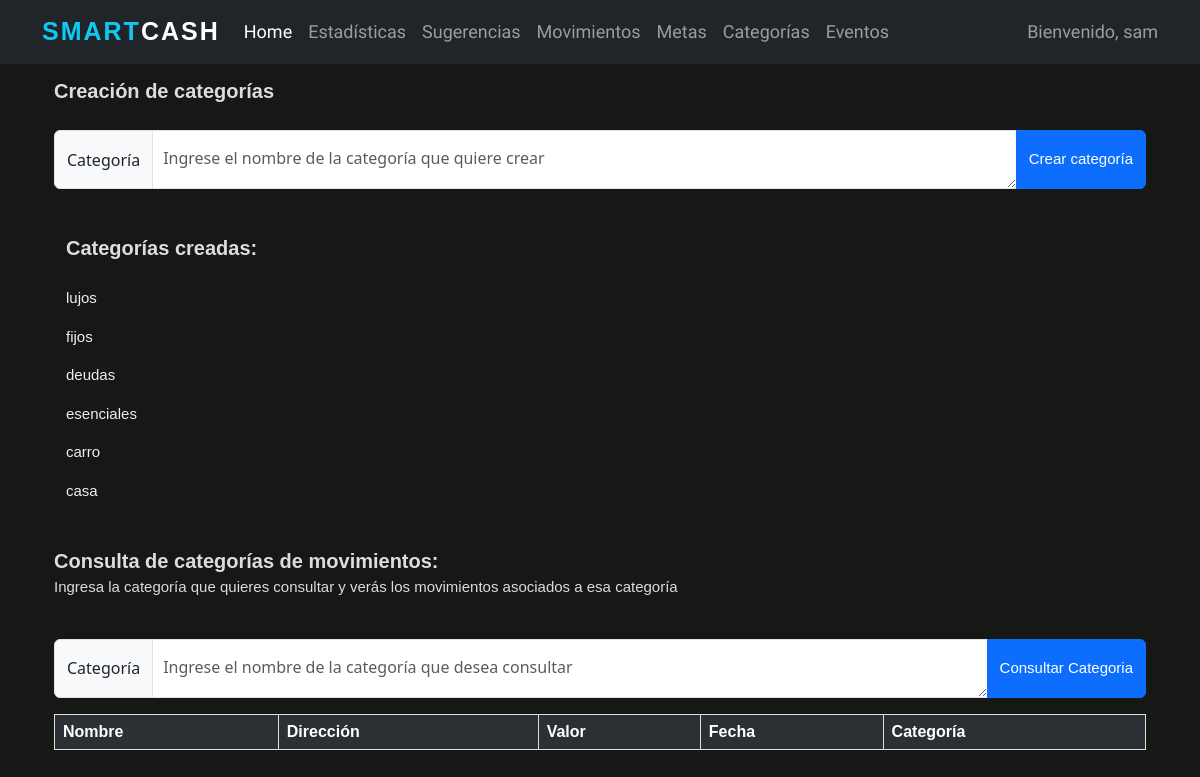
Screenshot of /categories/ (signed in) with the database file from the repository.
### wallet/models.py (models this page shows, shortened)
class Categoria(models.Model):
    nombre = models.CharField(max_length=50)
    usuario = models.ForeignKey(User, on_delete=models.CASCADE)

### wallet/views.py (the view)
# urls.py: path('categories/', wallet_views.categories, name='categories'),
def categories(request):
    created = None
    connection.current_user = request.user
    category = request.GET.get('category')
    category_to_create = request.GET.get('category_to_create')
    if category_to_create:
        created = connection.create_category(category_to_create, request.user)
    matches = mov.consult_category(category, request.user)
    user_categories = [category.nombre for category in connection.search_user_categories(request.user)]
    return render(request, 'registration/categories.html',
                  {'category': category, 'matches': matches, 'created': created, 'user_categories': user_categories})

### wallet/connection.py (called while the page is built)
def search_user_categories(user):
    user_categories = Categoria.objects.all().filter(usuario=user)
    return user_categories

### wallet/movements.py (called while the page is built)
def consult_category(category, user):
    if not category:
        return
    movements = connection.search_movement_category(category, user)
    return movements

### wallet/templates/registration/categories.html (shortened to what this page needs)
{% extends 'base.html' %}
{% load static %}
{% block content %}
<br><br><br>
<form action="">
    <div class="container">
        <div id="movimientos" class="form-text">Creación de categorías</div>
        <br>
        <form action="">
            <div class="input-group">
                <span class="input-group-text mb-3">Categoría</span>
                <textarea class="form-control mb-3" aria-label="With textarea"
                          placeholder="Ingrese el nombre de la categoría que quiere crear"
                          name="category_to_create"></textarea>
                <button type="submit" class="btn btn-primary mb-3">Crear categoría</button>
            </div>
            <div class="container">
                <br>
                <div id="movimientos" class="form-text">Categorías creadas:</div>
                <br>
                {% for category in user_categories %}
                <p id="categorias">{{ category }}</p>
                {% endfor %}
            </div>
        </form>
    </div>
    <br>
</form>
<form action="">
    <div class="container">
        <div id="movimientos" class="form-text">Consulta de categorías de movimientos:</div>
        <p id="Ingresa">Ingresa la categoría que quieres consultar y verás
            los movimientos asociados a esa categoría</p>
        <br>
        <form action="">
            <div class="input-group">
                <span class="input-group-text mb-3">Categoría</span>
                <textarea class="form-control mb-3" aria-label="With textarea"
                          placeholder="Ingrese el nombre de la categoría que desea consultar"
                          name="category"></textarea>
                <button type="submit" class="btn btn-primary mb-3"> Consultar Categoria</button>
            </div>
        </form>
        <table class="table table-striped table-dark">
            <tr>
                <th>Nombre</th>
                <th>Dirección</th>
                <th>Valor</th>
                <th>Fecha</th>
                <th>Categoría</th>
            </tr>
        </table>
    </div>
    <br>
</form>
{% endblock content %}

### smartcash/templates/base.html (shortened to what this page needs)
{% load static %}
<html lang="en">
<head>
    <link href="https://cdn.jsdelivr.net/npm/bootstrap@5.3.0-alpha1/dist/css/bootstrap.min.css" rel="stylesheet"
>
    <link rel="stylesheet" href="https://cdn.jsdelivr.net/npm/bootstrap-icons@1.7.2/font/bootstrap-icons.css">
    <link rel="stylesheet" type="text/css" href="{% static 'css/style.css' %}"/>
</head>
<body>
    <nav class="navbar navbar-expand-lg navbar-dark bg-dark fixed-top">
        <div class="container">
            <a href="{% url 'home' %}" class="navbar-brand"> <span class="text-info">Smart</span>Cash</a>
            <div class="collapse navbar-collapse" id="navbarText">
                <ul class="navbar-nav me-auto mb-2 mb-lg-0">
                    <li class="nav-item">
                        <a class="nav-link active" aria-current="page" href="{% url 'home' %}">Home</a>
                    </li>
                    <li class="nav-item">
                        <a class="nav-link" href="{% url 'statistics' %}">Estadísticas</a>
                    </li>
                    <li class="nav-item">
                        <a class="nav-link" href="{% url 'suggestions' %}">Sugerencias</a>
                    </li>
                    <li class="nav-item">
                        <a class="nav-link" href="{% url 'movements' %}">Movimientos</a>
                    </li>
                    <li class="nav-item">
                        <a class="nav-link" href="{% url 'goals' %}">Metas</a>
                    </li>
                    <li class="nav-item">
                        <a class="nav-link" href="{% url 'categories' %}">Categorías</a>
                    </li>
                    <li class="nav-item">
                        <a class="nav-link" href="{% url 'events' %}">Eventos</a>
                    </li>
                </ul>
                <span id="bienvenida" class="navbar-text">
					Bienvenido, {{ user.username }}
				</span>
            </div>
        </div>
</nav>
<div class="container">
    {% block content %}
    {% endblock content %}
</div>
</body>
</html>

### static/css/style.css (style rules this page uses)
#bienvenida { font-family: 'Roboto Condensed', sans-serif; font-size: 18px; }
#categorias { font-family:'Lucida Sans', 'Lucida Sans Regular', 'Lucida Grande', 'Lucida Sans Unicode', Geneva, Verdana, sans-serif; font-size: 15px; color: rgb(238, 238, 238); }
#Ingresa { font-family:'Lucida Sans', 'Lucida Sans Regular', 'Lucida Grande', 'Lucida Sans Unicode', Geneva, Verdana, sans-serif; font-size: 15px; color: rgb(220, 220, 220); }
#movimientos { font-family:'Lucida Sans', 'Lucida Sans Regular', 'Lucida Grande', 'Lucida Sans Unicode', Geneva, Verdana, sans-serif; color: rgb(221, 221, 221); font-weight: bold; font-size: 20px; }
table { border-collapse: collapse; width: 100%; }
td, th { border: 1px solid #dddddd; text-align: left; padding: 8px; color: white; }
th { font-family:'Lucida Sans', 'Lucida Sans Regular', 'Lucida Grande', 'Lucida Sans Unicode', Geneva, Verdana, sans-serif; }
.form-control { height: 59px; padding: 15px 10; box-sizing: border-box; }
.form-text { font-family: 'Roboto Condensed', sans-serif; color: white; }
.btn { font-family:'Lucida Sans', 'Lucida Sans Regular', 'Lucida Grande', 'Lucida Sans Unicode', Geneva, Verdana, sans-serif; font-size: 15px; }
p { font-family: 'Roboto Condensed', sans-serif; font-size: 17px; }
body { background: #161815; }
.navbar-nav a { font-family: 'Roboto Condensed', sans-serif; font-size: 18px; }
.navbar-dark .navbar-brand { font-family:'Franklin Gothic Medium', 'Arial Narrow', Arial, sans-serif; color: #fff; font-size: 25px; text-transform: uppercase; font-weight: bold; letter-spacing: 2px; }

### rows the page displays
Categoria: user_categories "lujos"
Categoria: user_categories "fijos"
Categoria: user_categories "deudas"
Categoria: user_categories "esenciales"
Categoria: user_categories "carro"
Categoria: user_categories "casa"

### other values shown
{{ user.username }} "sam"
